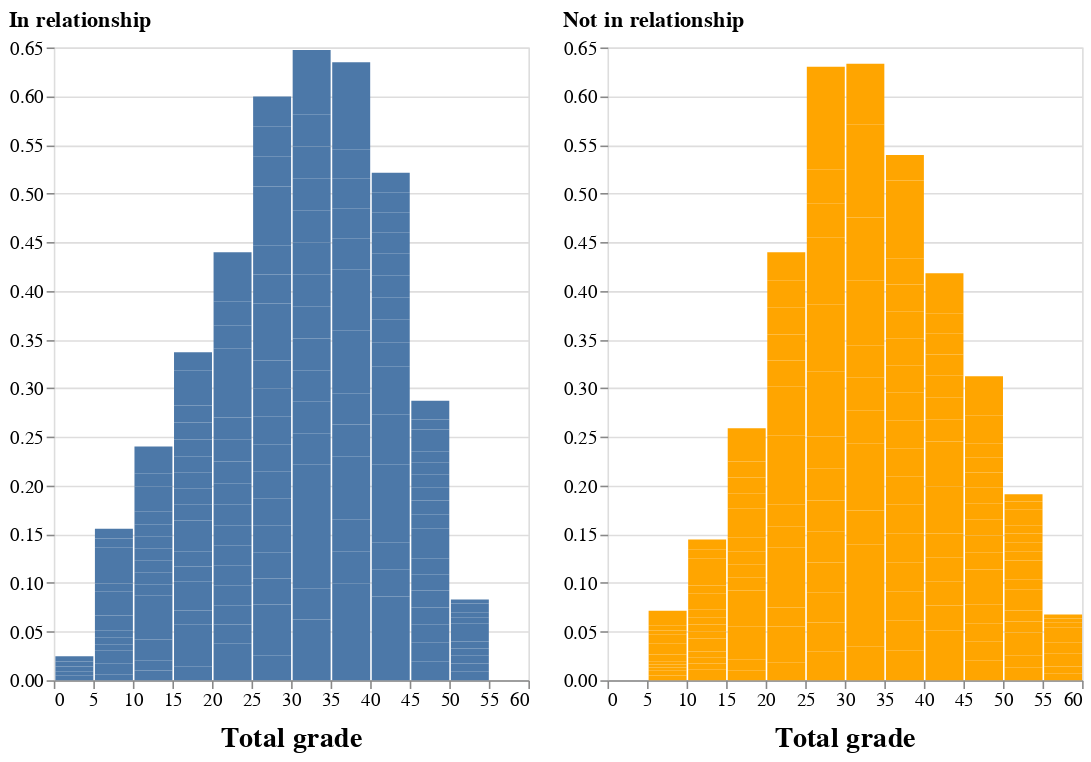

The code cell stored with this chart in its notebook:
### Code cell
P_por.configure_title(
    fontSize=14,
)

### Figure 1 — Vega-Lite specification as saved in the notebook (floating-point values rounded to 4 significant figures; data arrays with more than 128 entries replaced by an {"elided": "..."} marker saying what was removed)
{"config": {"title": {"fontSize": 14, "font": "Arial", "anchor": "start", "fontColor": "#000000"}, "background": "white", "axisX": {"domain": true, "gridColor": "#DEDDDD", "domainWidth": 1, "grid": false, "labelFont": "Arial", "labelFontSize": 12, "labelAngle": 0, "tickSize": 5, "titleFontSize": 18, "titlePadding": 10, "title": "X Axis Title (units)"}, "axisY": {"domain": false, "grid": true, "gridColor": "#DEDDDD", "gridWidth": 1, "labelFont": "Arial", "labelFontSize": 12, "labelAngle": 0, "titleFont": "Arial", "titleFontSize": 18, "titlePadding": 10, "title": "Y Axis Title (units)"}}, "hconcat": [{"data": {"name": "data-54614c3b115b98dd8a2748ba1f26f9d1"}, "mark": "bar", "encoding": {"x": {"type": "quantitative", "bin": {"extent": [0, 60], "step": 5}, "field": "total_grade", "title": "Total grade"}, "y": {"type": "quantitative", "field": "density"}}, "height": 400, "title": "In relationship", "transform": [{"density": "total_grade", "as": ["total_grade", "density"]}], "width": 300}, {"data": {"name": "data-a2d2ff5c57afd94b143a10c57fc106c8"}, "mark": {"type": "bar", "color": "orange"}, "encoding": {"x": {"type": "quantitative", "bin": {"extent": [0, 60], "step": 5}, "field": "total_grade", "title": "Total grade"}, "y": {"type": "quantitative", "field": "density"}}, "height": 400, "title": "Not in relationship", "transform": [{"density": "total_grade", "as": ["total_grade", "density"]}], "width": 300}], "$schema": "https://vega.github.io/schema/vega-lite/v4.0.2.json", "datasets": {"data-54614c3b115b98dd8a2748ba1f26f9d1": {"elided": "132 records"}, "data-a2d2ff5c57afd94b143a10c57fc106c8": {"elided": "263 records"}}}
